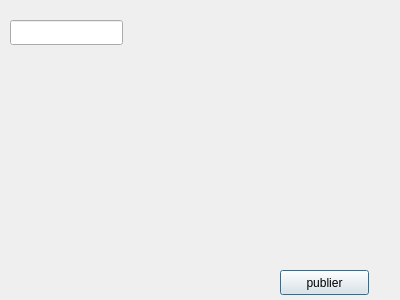
<?xml version="1.0" encoding="UTF-8"?>
<ui version="4.0">
 <class>Dialog</class>
 <widget class="QDialog" name="Dialog">
  <property name="geometry">
   <rect>
    <x>0</x>
    <y>0</y>
    <width>400</width>
    <height>300</height>
   </rect>
  </property>
  <property name="windowTitle">
   <string>Dialog</string>
  </property>
  <widget class="QLabel" name="label">
   <property name="geometry">
    <rect>
     <x>20</x>
     <y>30</y>
     <width>67</width>
     <height>17</height>
    </rect>
   </property>
   <property name="text">
    <string/>
   </property>
  </widget>
  <widget class="QLineEdit" name="lineEdit">
   <property name="geometry">
    <rect>
     <x>10</x>
     <y>20</y>
     <width>113</width>
     <height>25</height>
    </rect>
   </property>
   <property name="text">
    <string/>
   </property>
  </widget>
  <widget class="QPushButton" name="pushButton">
   <property name="geometry">
    <rect>
     <x>280</x>
     <y>270</y>
     <width>89</width>
     <height>25</height>
    </rect>
   </property>
   <property name="text">
    <string>publier</string>
   </property>
  </widget>
 </widget>
 <resources/>
 <connections/>
</ui>
